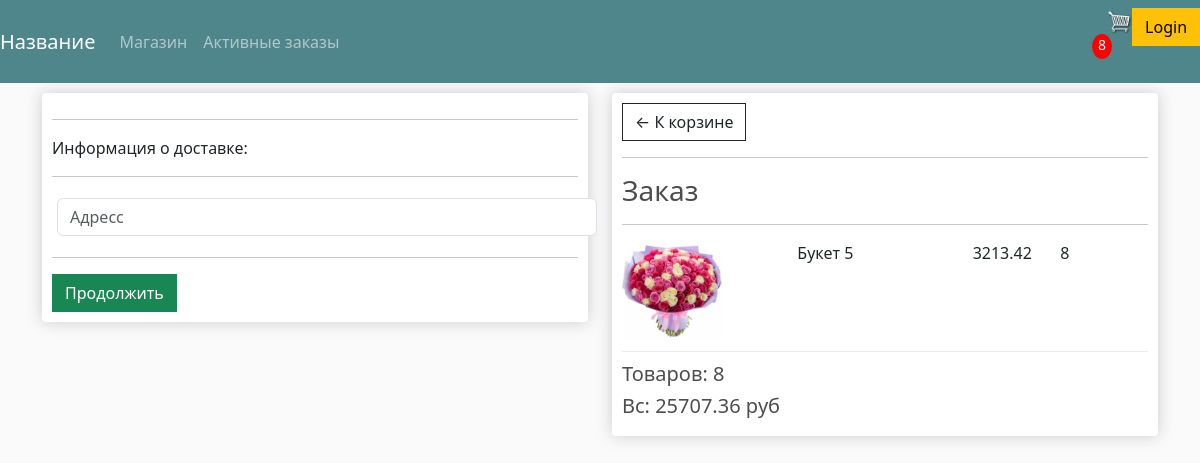
Screenshot of /checkout/ (signed in) with the database file from the repository.
### store/models.py (models this page shows, shortened)
class OrderItem(models.Model):
    product = models.ForeignKey(Product, on_delete=models.SET_NULL, null=True,blank=True)
    order = models.ForeignKey(Order, on_delete=models.SET_NULL, null=True,blank=True)
    quantity = models.IntegerField(default=0,null=True,blank=True)
    date_added = models.DateTimeField(auto_now_add=True)
    @property
    def get_total(self):
        total = self.product.price * self.quantity
        return total

class Product(models.Model):
    name = models.CharField(max_length=200,null=True)
    price = models.DecimalField(max_digits=7, decimal_places=2)
    image = models.ImageField(null=True, blank=True)
    @property
    def imageURL(self):
        try:
            url = self.image.url
        except:
            url= ''
        return url

class Order(models.Model):
    customer = models.ForeignKey(Customer, on_delete=models.SET_NULL, null=True,blank=True)
    date_ordered = models.DateTimeField(auto_now_add=True)
    complete = models.BooleanField(default=False)
    transaction_id = models.CharField(max_length=100, null=True)
    @property
    def get_cart_total(self):
        orderitems = self.orderitem_set.all()
        total = sum([item.get_total for item in orderitems])
        return total
    @property
    def get_cart_items(self):
        orderitems = self.orderitem_set.all()
        total = sum([item.quantity for item in orderitems])
        return total

### store/views.py (the view)
# urls.py: path('checkout/', views.checkout, name='checkout'),
def checkout(request):
    data = cartData(request)
    cartItems = data['cartItems']
    order = data['order']
    items = data['items']
    context = {'items':items,'order':order,'cartItems':cartItems}
    return render(request,'store/checkout.html',context)

### store/utils.py (called while the page is built)
def cartData(request):
    if request.user.is_authenticated:
        customer = request.user.customer
        order, created = Order.objects.get_or_create(customer = customer, complete=False)
        items = order.orderitem_set.all()
        cartItems = order.get_cart_items
    else:
        cookieData = cookieCart(request)
        cartItems = cookieData['cartItems']
        order = cookieData['order']
        items = cookieData['items']
    return {'cartItems':cartItems, 'order':order, 'items':items}

### store/templates/store/checkout.html (shortened to what this page needs)
{% extends 'store/main.html'%}
{% load static %}
{% block content %}
<div class="row">
    <div class='col-lg-6'>
        <div class="box-element" id="form-wrapper">
            <form id="form">
                <div id="shipping-info">
                    <hr>
                    <p>Информация о доставке:</p>
                    <hr>
                    <div class="form-field">
                        <input class="form-control" type="text" name="address" placeholder="Адресс">
                    </div>
                </div>
                <hr>
                <input id="form-button" class="btn btn-success btn-block" type="submit" value="Продолжить">
            </form>
        </div>
    </div>
    <div class='col-lg-6'>
        <div class="box-element">
            <a class="btn btn-outline-dark" href="{% url 'cart' %}">&#x2190; К корзине</a>
            <hr>
            <h3>Заказ</h3>
            <hr>
            {% for item in items %}
            <div class="cart-row">
                <div style="flex:2"><img class="row-image" src="{{item.product.imageURL}}"></div>
                <div style="flex:2"><p>{{item.product.name}}</p></div>
                <div style="flex:1"><p>{{item.product.price}}</p></div>
                <div style="flex:1"><p>{{item.quantity}}</p></div>
            </div>
            {% endfor %}
            <h5>Товаров: {{order.get_cart_items}}</h5>
            <h5>Вс: {{order.get_cart_total}} руб</h5>
        </div>
    </div>
</div>
{% endblock content %}

### static/css/main.css (style rules this page uses)
body { background-color: hsl(0, 0%, 98%); }
h1,h2,h3,h4,h5,h6 { color:hsl(0, 0%, 30%); }
.box-element { box-shadow:hsl(0, 0%, 80%) 0 0 16px; background-color: #fff; border-radius: 4px; padding: 10px; }
.col-lg-4, .col-lg-6, .col-lg-8, .col-lg-12 { margin-top: 10px; }
.btn { border-radius: 0; }
.row-image { width: 100px; }
.form-field { width: 550px; display: inline-block; padding: 5px; }
.cart-row { display: flex; align-items: flex-stretch; padding-bottom: 10px; margin-bottom: 10px; border-bottom: 1px solid #ececec; }

### rows the page displays
OrderItem: product.imageURL (picture), product.name "Букет 5", product.price "3213.42", quantity "8"
Order: get_cart_items "8", get_cart_total "25707.36"

### other values shown
{{ cartItems }} "8"
